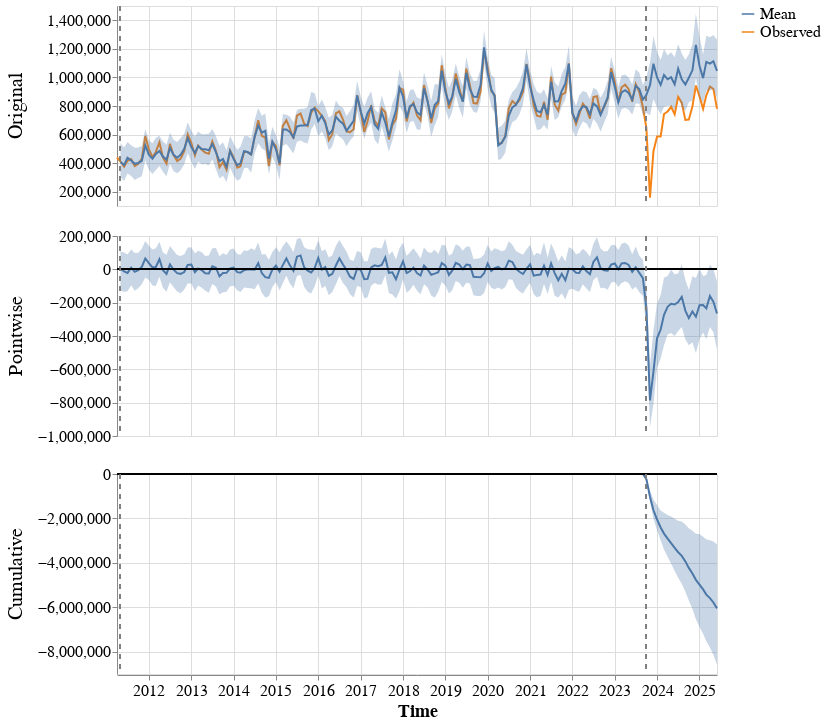

Source (notebook cell):
### Markdown cell above
In the following plot we can see the observed transactions in Acapulco (orange line) vs the counterfactual (blue line, which represents what would have happened to Acapulco if the hurricane had not occurred). Prior to the hurricane, both series closely track each other, indicating a good pre-treatment fit. Immediately after the hurricane, observed transactions experience a sharp decline relative to the counterfactual. Moreover, observed transactions never converge back to the counterfactual, suggesting that, at least through June 2025, Acapulco continues to experience persistent economic effects from the hurricane.

### Code cell
# Plot the results
causalimpact.plot(impact)

### Figure 1 — Vega-Lite specification as saved in the notebook (floating-point values rounded to 4 significant figures; data arrays with more than 128 entries replaced by an {"elided": "..."} marker saying what was removed)
{"config": {"view": {"continuousWidth": 300, "continuousHeight": 300}, "axis": {"labelFontSize": 16, "titleFontSize": 18}, "background": "white", "header": {"labelFontSize": 20}}, "data": {"name": "data-b92d00b957721c79ef5f5a5bc795c247"}, "facet": {"row": {"field": "scale_pretty", "sort": ["Original", "Pointwise", "Cumulative"], "title": "", "type": "nominal"}}, "spec": {"layer": [{"mark": {"type": "line"}, "encoding": {"color": {"field": "stat_pretty", "legend": {"labelFontSize": 16, "symbolSize": 160, "title": ""}, "type": "nominal"}, "x": {"field": "time", "title": "Time", "type": "temporal"}, "y": {"field": "value", "scale": {"zero": false}, "title": "", "type": "quantitative"}}}, {"mark": {"type": "area", "opacity": 0.3}, "encoding": {"x": {"field": "time", "title": "Time", "type": "temporal"}, "y": {"field": "upper", "type": "quantitative"}, "y2": {"field": "lower"}}}, {"mark": {"type": "rule"}, "encoding": {"y": {"field": "zero", "type": "quantitative"}}}, {"mark": {"type": "rule", "strokeDash": [5, 5]}, "encoding": {"color": {"value": "grey"}, "x": {"field": "pre_period_start", "type": "temporal"}}}, {"mark": {"type": "rule", "strokeDash": [5, 5]}, "encoding": {"color": {"value": "grey"}, "x": {"field": "post_period_start", "type": "temporal"}}}], "height": 200, "width": 600}, "resolve": {"scale": {"y": "independent"}}, "$schema": "https://vega.github.io/schema/vega-lite/v5.20.1.json", "datasets": {"data-b92d00b957721c79ef5f5a5bc795c247": {"elided": "684 records"}}}
